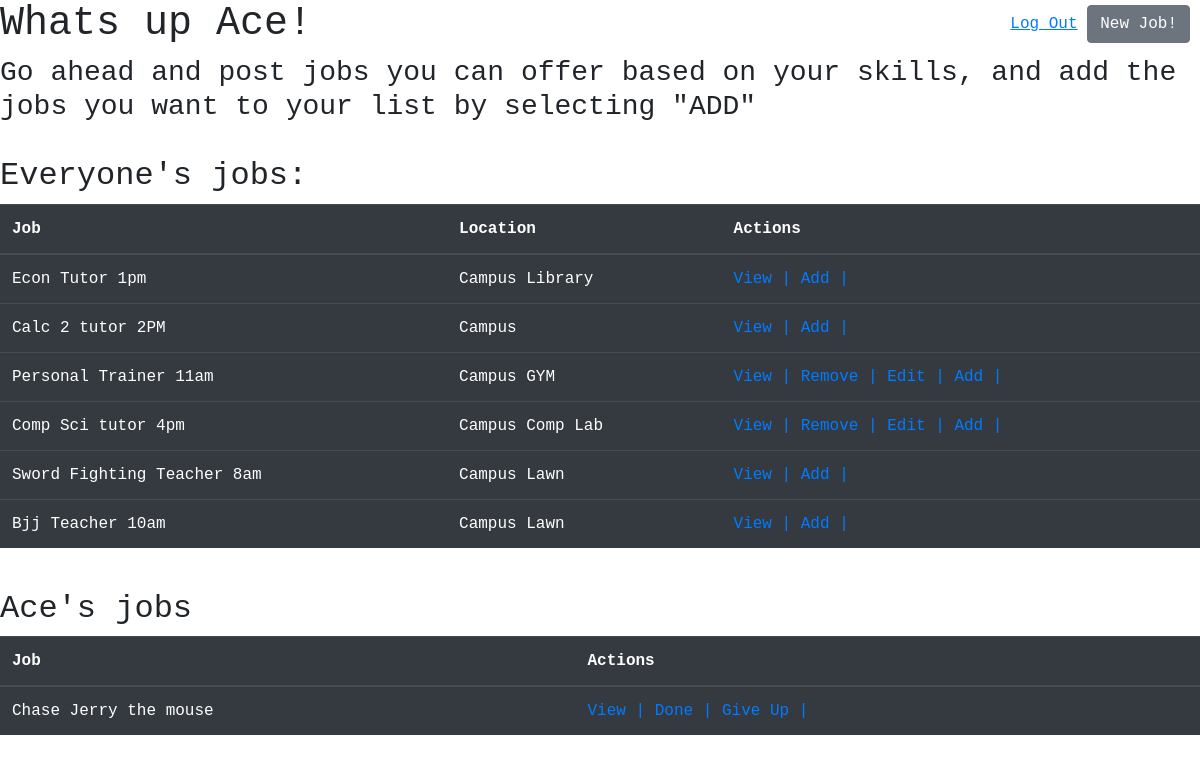
The page /dashboard (signed in) on the database its author committed.
### job_app/models.py (models this page shows)
class User(models.Model):
    first_name = models.CharField(max_length=45)
    last_name = models.CharField(max_length=45)
    email = models.EmailField(unique=True)
    password = models.CharField(max_length=255)
    objects = UserManager()

class Jobs(models.Model):
    title = models.CharField(max_length=255)
    description = models.CharField(max_length=255)
    location = models.CharField(max_length=255)
    creator = models.ForeignKey(User, related_name="created_by", on_delete=models.CASCADE)
    current_employee = models.ForeignKey(User, related_name="selected_jobs", on_delete=models.CASCADE, null=True)
    created_at = models.DateField(auto_now_add=True)
    objects = JobsManager()

### job_app/views.py (the view)
# urls.py: path('dashboard', views.dashboard_page),
def dashboard_page(request):
    if 'user_id' not in request.session:
        return redirect('/')
    user = User.objects.get(id=request.session['user_id'])
    jobs = Jobs.objects.filter(~Q(current_employee=user))
    context = {
        'user': user,
        'jobs': jobs,
    }
    return render(request, 'dashboard.html', context)

### job_app/templates/dashboard.html (shortened to what this page needs)
<!DOCTYPE html>
<html lang="en">
  <head>
    <link
      href="https://stackpath.bootstrapcdn.com/bootstrap/4.5.0/css/bootstrap.min.css"
      rel="stylesheet"
    />
    {% load static %}
    <link rel="stylesheet" href="{% static 'css/style.css' %}" />
  </head>
  <body>
    <h1>Whats up {{ user.first_name }}!</h1>
    <h3>Go ahead and post jobs you can offer based on your skills, and add the jobs you want to your list by selecting "ADD"</h3>
    <section>
      <div class="top-right">
        <a href="/logout"><u>Log Out</u></a>
        <a href="/create" class="btn btn-secondary">New Job!</a>
      </div>
    </section>
    <h2>Everyone's jobs:</h2>
    <div id="home">
      <table class="table table-dark">
        <thead>
          <tr>
            <th>Job</th>
            <th>Location</th>
            <th>Actions</th>
          </tr>
        </thead>
        <tbody>
          {% for job in jobs %}
          <tr>
            <td>{{job.title}}</td>
            <td>{{job.location}}</td>
            <td>
              <a href="/jobs/{{ job.id }}">View |</a>
              {% if job.creator.id == user.id %}
              <a href="/jobs/delete/{{job.id}}">Remove |</a>
              <a href="/jobs/edit/{{job.id}}">Edit |</a>
              {% endif %}
              <a href="/jobs/add/{{ job.id }}">Add |</a>
            </td>
          </tr>
          {% endfor %}
        </tbody>
      </table>
    </div>
    <section>
      <h2>{{user.first_name}}'s jobs</h2>
      <table class="table table-dark">
        <thead>
          <tr>
            <th>Job</th>
            <th>Actions</th>
          </tr>
        </thead>
        <tbody>
          {% for job in user.selected_jobs.all %}
          <tr>
            <td>{{job.title}}</td>
            <td>
              <a href="/jobs/{{ job.id }}">View |</a>
              <a href="/jobs/delete/{{job.id}}">Done |</a>
              <a href="/jobs/give_up/{{job.id}}">Give Up |</a>
            </td>
          </tr>
          {% endfor %}
        </tbody>
      </table>
    </section>
  </body>
</html>

### job_app/static/style.css (style rules this page uses)
* { font-family: 'Hermit', monospace; }
.top-right { position:fixed; right:10px; top:5px; }
section { width: 50%; margin: 0 2em; display: inline; }

### rows shown on the page
User: first_name "Ace"
Jobs: title "Econ Tutor 1pm", location "Campus Library"
Jobs: title "Calc 2 tutor 2PM", location "Campus"
Jobs: title "Personal Trainer 11am", location "Campus GYM"
Jobs: title "Comp Sci tutor 4pm", location "Campus Comp Lab"
Jobs: title "Sword Fighting Teacher 8am", location "Campus Lawn"
Jobs: title "Bjj Teacher 10am", location "Campus Lawn"
Jobs: title "Chase Jerry the mouse"
